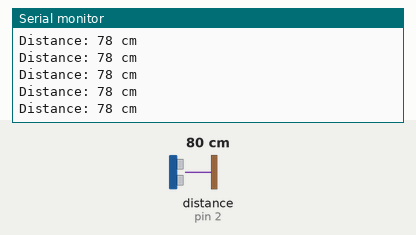
Simulated run of this sketch. Board: Arduino Uno, built with avr-gcc and run on an emulated ATmega328P. On the bench: the last lines printed to the serial monitor. Wiring (inferred from the names in the program): ultrasonic range finder: trigger pin 7; echo pin 2. Inputs (shaded band) come from the test bench; at power-on: distance to the obstacle (sensor on pin 2) 80 cm. The echo pulse lasts 58.3 µs per cm.

Above: at 1.2 s.
1.3 s: distance to the obstacle (sensor on pin 2) set to 2 cm
At 1.31 s:
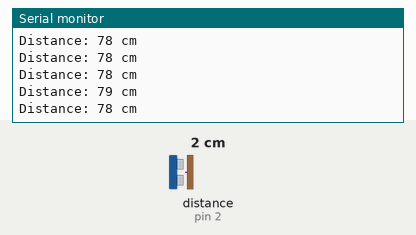
2.8 s: distance to the obstacle (sensor on pin 2) set to 4 cm
At 2.81 s:
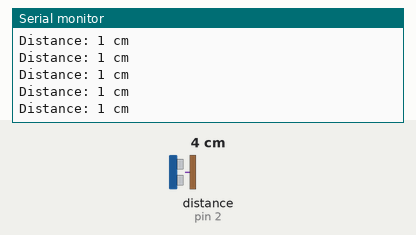
Timing chart, 0 to 5.8 s (numbered marks = the images above; inputs shaded):
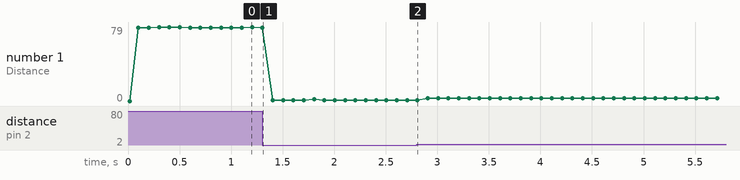

Measured:
- plotted number 1: 79 → 1 after the input at 1.3 s, 1 → 3 after the input at 2.8 s

The sketch:

Test_Interrupt.ino
```cpp
#include "UltrasonicSensor.h"


#define US_ECHO_PIN   2   // must be 2 or 3 for interrupt in UNO
#define US_TRIG_PIN   7

void setup() {
  Serial.begin(9600);
  US_sensor.setup(US_TRIG_PIN, US_ECHO_PIN);
  Serial.println("Start loop...");
}

void loop() {
  US_sensor.start_measurement();
  Serial.print("Distance: ");
  Serial.print(US_sensor.get_distance());

  Serial.println(" cm");
  delay(100);
} 
```

UltrasonicSensor.cpp
```cpp
#include "UltrasonicSensor.h"

#include "Arduino.h"

UltrasonicSensor US_sensor;


void echo_interrupt() {
  if (digitalRead(US_sensor._echoPin) == HIGH) {
    US_sensor._echo_start = micros();
  } else {
      long duration = micros() - US_sensor._echo_start;
      US_sensor._distance_cm = duration * 0.034 / 2;
      US_sensor._measurement_in_progress = false;
  }
}

UltrasonicSensor::UltrasonicSensor() {
  _distance_cm = 0;
  _echo_start = 0;
  _echo_received = false;
  _measurement_in_progress = false;
}

void UltrasonicSensor::setup(int trig_pin, int echo_pin) {
  _trigPin = trig_pin;
  _echoPin = echo_pin;
  pinMode(_trigPin, OUTPUT);
  pinMode(_echoPin, INPUT);
  attachInterrupt(digitalPinToInterrupt(_echoPin), echo_interrupt, CHANGE);
}

void UltrasonicSensor::start_measurement() {
  if (!_measurement_in_progress) {
    _measurement_in_progress = true;
    // Clear the trigPin by setting it LOW
    digitalWrite(_trigPin, LOW);
    delayMicroseconds(2);

    // Send a 10-microsecond pulse to the trigPin
    digitalWrite(_trigPin, HIGH);
    delayMicroseconds(20);
    digitalWrite(_trigPin, LOW);
  }
  else {
    long distance_cm_local;
    long duration = micros() - US_sensor._echo_start;
    distance_cm_local = duration * 0.034 / 2;
    if (distance_cm_local > 1100) {
      _measurement_in_progress = false;
    }
  }
}
```

UltrasonicSensor.h
```cpp
#ifndef UltrasonicSensor_h
#define UltrasonicSensor_h


class UltrasonicSensor {
  public: // for interupt needs
    volatile long _distance_cm;
    unsigned long _echo_start;
    bool _echo_received;
    bool _measurement_in_progress;
    int _trigPin;
    int _echoPin;

  public:
    UltrasonicSensor() ;

    void setup(int trig_pin, int echo_pin);

    void start_measurement();
    long get_distance() { return _distance_cm; }
};


extern   UltrasonicSensor US_sensor;

#endif
```
